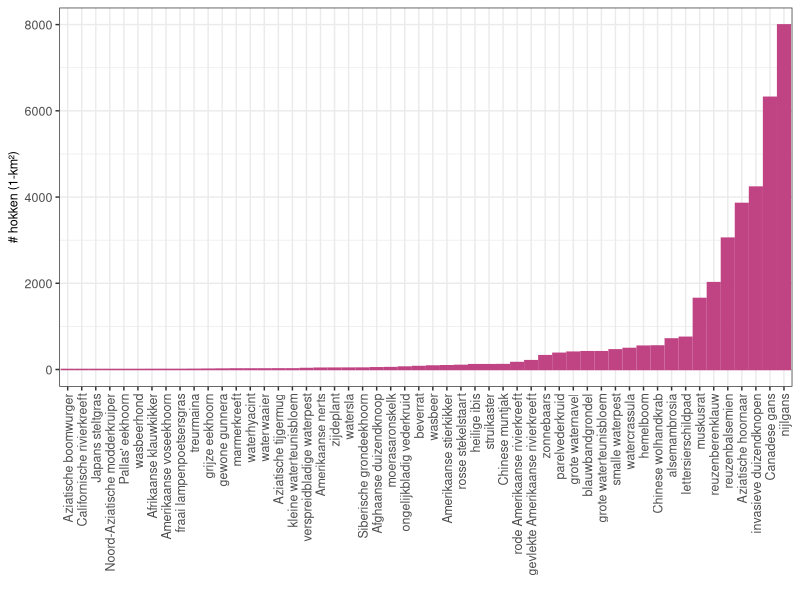

Write R code to recreate this figure. (Note: this script raises an error after producing the figure.)
## ---- chunk 1
library(ggplot2)
library(dplyr)
## ---- chunk 2
rm(list=ls())
## ---- chunk 3
data <- read.csv("./data/output/occupancy_Natura2000/occupancy_Natura2000.csv")
abbr <- read.csv("./data/input/prius_species_list_abbreviations.csv", sep = ";")

# Manipulation
data$species[data$species == 'Aziatische hoornaar (soort)'] <- 'Aziatische hoornaar'

# Replace data for Aedes (data generated from cube but 2nd source also)
data <- data %>% filter(species != 'Aziatische tijgermug')
data[nrow(data) + 1,] = read.csv("./data/intermediate/adhoc_Aedes_output.csv")
## ---- chunk 4
ggplot(data, aes(x = reorder(species, N_occ, sum), y = N_occ)) +
  geom_col(colour = "#c04384", fill = "#c04384") +
  theme_bw() +
  xlab("") + ylab("# hokken (1-km²)") +
  theme(axis.text = element_text(size = 9),
        axis.text.x = element_text(angle = 90, vjust = 0.5, hjust=1),
        axis.title = element_text(size = 9))

ggsave(filename = "./data/output/figures_for_report/occupancy_FL.jpeg",
           width = 14, height = 14, units = "cm")
## ---- chunk 5
data_sub <- data %>% 
  filter(N_occ_in_N2000 > 0)
## ---- chunk 6
ggplot(data_sub, aes(x = reorder(species, N_occ_in_N2000, sum), y = N_occ_in_N2000)) +
  geom_col(colour = "#c04384", fill = "#c04384") +
  theme_bw() +
  xlab("") + ylab("# hokken (1-km²)") +
  theme(axis.text = element_text(size = 9),
        axis.text.x = element_text(angle = 90, vjust = 0.5, hjust=1),
        axis.title = element_text(size = 9))

ggsave(filename = "./data/output/figures_for_report/occupancy_N2000.jpeg",
           width = 14, height = 10, units = "cm")
## ---- chunk 7
spor <- c("Afrikaanse klauwkikker",
          "Amerikaanse voseekhoorn",
          "Aziatische boomwurger",
          "Aziatische tijgermug",
          "Californische rivierkreeft",
          "fraai lampenpoetsersgras",
          "gewone gunnera",
          "grijze eekhoorn",
          "heilige ibis",
          "Japans steltgras",
          "Noord-Aziatische modderkruiper",
          "Pallas' eekhoorn",
          "treurmaina",
          "wasbeerhond",
          "waterhyacint",
          "waterwaaier")

sel <- data %>% 
  filter(!species %in% spor)
## ---- chunk 8
sel <- sel %>%
  left_join(abbr, by = c("species" = "soort"))
## ---- chunk 9
ggplot(sel, aes(x = share_in_N2000, y = share_of_N2000)) +
  geom_text(aes(label = abbr)) +
  theme(legend.position="none") +
  xlim(0,1) +
  coord_trans(y="log2") +
  xlab("Proportie van bezette hokken dat in Natura2000 ligt") + ylab("Proportie van Natura2000 met bezette hokken") +
  theme_bw()

ggsave(filename = "./data/output/figures_for_report/share_N2000.jpeg",
           width = 14, height = 10, units = "cm")
